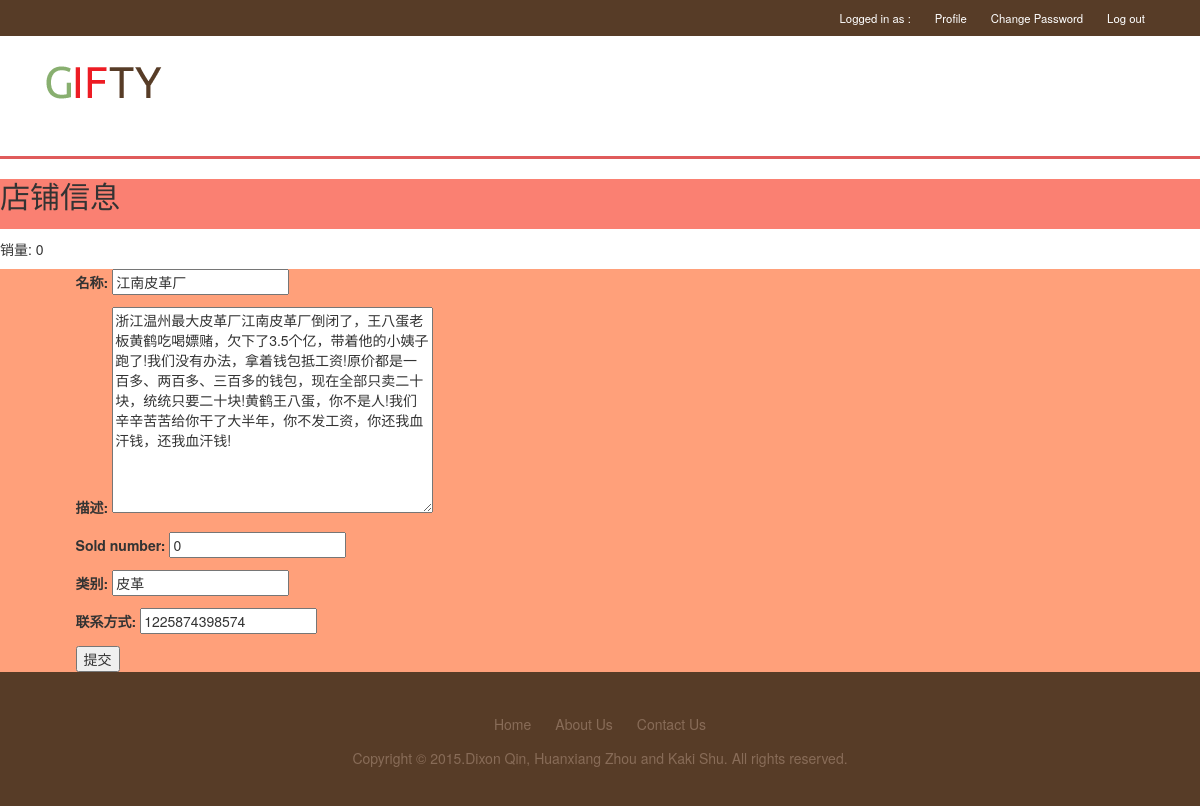
Screenshot of /shop_info/ (signed in) with the database file from the repository.
### customauth/models.py (models this page shows, shortened)
class MyUser(AbstractBaseUser):
    email = models.EmailField(
        verbose_name='email address',
        max_length=255,
        unique=True,
    )
    is_shop = models.BooleanField(default=False)
    is_active = models.BooleanField(default=True)
    is_complete = models.BooleanField(default=False)
    is_admin = models.BooleanField(default=False)
    objects = MyUserManager()
    USERNAME_FIELD = 'email'
    REQUIRED_FIELDS = ['is_shop']

### shopping/models.py (models this page shows, shortened)
class Shop(models.Model):
	user = models.OneToOneField(settings.AUTH_USER_MODEL, on_delete=models.CASCADE, default='')
	name = models.CharField(max_length = 30, default="")
	description = models.TextField(max_length = 300)
	sold_number = models.IntegerField(default = 0)
	category = models.CharField(max_length = 20, default="")
	tele = models.CharField(max_length = 20, default="")
	class Meta:
		ordering = ["-name"]

### shopping/views.py (the view)
# urls.py: url(r'^shop_info/$', views.CompleteShopInfo),
def CompleteShopInfo(request):
	if not request.user.is_authenticated():
		return HttpResponseRedirect('/')
	if request.method == "POST":
		if request.user.is_complete:
			form = ShopInfoForm(request.POST, instance=request.user.shop)
		else:
			form = ShopInfoForm(request.POST)
		if form.is_valid():
			if 'submit' in request.POST:
				temp = Shop()
				temp = form.save(commit=False)
				request.user.is_complete = True
				temp.user = request.user
				temp.save()
				request.user.save()
				return HttpResponseRedirect('/')
	else:
		if request.user.is_complete:
			form = ShopInfoForm(instance=request.user.shop)
		else:
			form = ShopInfoForm()
	context = {
		'form': form,
	}
	return render(request, 'shopping/shop_info.html', context)

### shopping/forms.py
class ShopInfoForm(forms.ModelForm):
	class Meta:
		model = Shop
		exclude = ['user','sold']
		labels = {
			'name':_("名称"),
			'category':_("类别"),
			'tele':_("联系方式"),
			'description':_("描述"),
		}

### shopping/templates/shopping/shop_info.html (shortened to what this page needs)
{% extends "base.html" %}
{% block content %}
<h2>店铺信息</h2>
<p>销量: {{user.shop.sold_number}}</p>
<form method="POST">
<section>
	{{ form.as_p }}
	<button type="submit" name = "submit">提交</button>
</section>
</form>
{% endblock %}

### shopping/static/css/style.css (style rules this page uses)
h4, h5, h6, h1, h2, h3 { margin-top: 0; background-color: #FA8072; font-family: 'M+ 1mn'; height: 50px; }
p { margin: 0; }
html, body { font-family: 'Raleway', sans-serif; font-size: 100%; background:#fff; }
section { background-color: #FFA07A; padding-left: 2cm; display: inline; }

### rows the page displays
MyUser: shop.sold_number "0"
Shop: name "江南皮革厂", description "浙江温州最大皮革厂江南皮革厂倒闭了，王八蛋老板黄鹤吃喝嫖赌，欠下了3.5个亿，带着他的小姨子跑了!我们没有办法，拿着钱包抵工资!原价都是一百多、两百多、三百多的钱包，现在全部只卖二十块，统统只要二十块!黄鹤王八蛋，你不是人!我们辛辛苦苦给你干了大半年，你不发工资，你还我血汗钱，还我血汗钱!", sold_number "0", category "皮革", tele "1225874398574"
